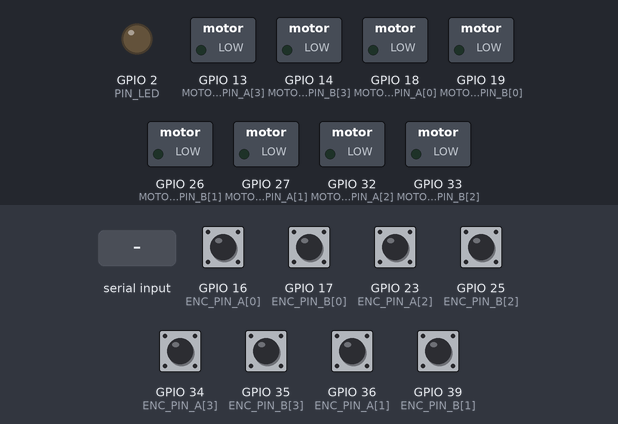
This sketch was run on a simulated ESP32. On the bench: switched loads named in the sketch (green lamp = pin HIGH), output pins drawn as LEDs (lit = HIGH). Dashed ring = blinking. The inputs (shaded band) are chosen by the test bench; at power-on: GPIO 16 (ENC_PIN_A[0]), GPIO 17 (ENC_PIN_B[0]), GPIO 23 (ENC_PIN_A[2]), GPIO 25 (ENC_PIN_B[2]), GPIO 34 (ENC_PIN_A[3]), GPIO 35 (ENC_PIN_B[3]), GPIO 36 (ENC_PIN_A[1]), GPIO 39 (ENC_PIN_B[1]) HIGH. What the sketch prints to the serial monitor is not drawn.

Above: at 1.2 s.
1.3 s: "a\n" received over Serial
At 1.7 s:
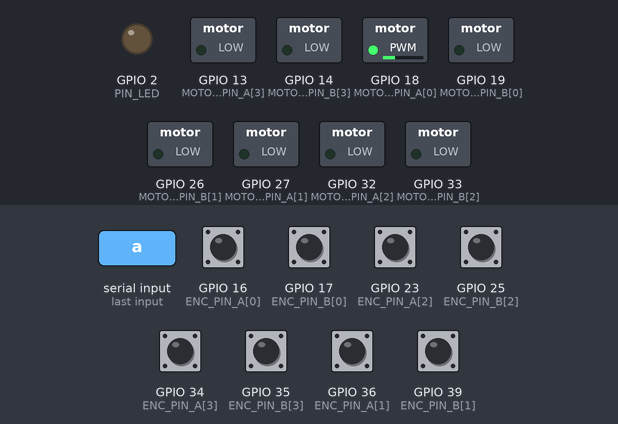
4.3 s: "f90\n" received over Serial
At 5.25 s:
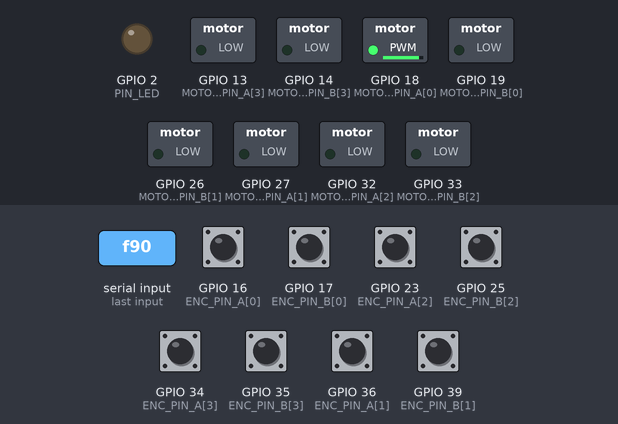
7.3 s: "r90\n" received over Serial
At 7.9 s:
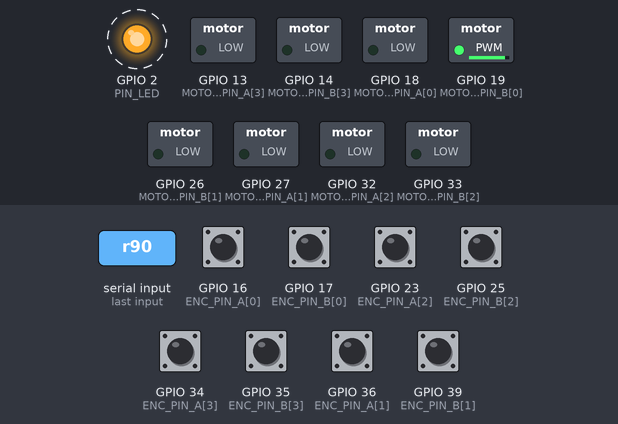
10.3 s: "b90\n" received over Serial
At 10.75 s:
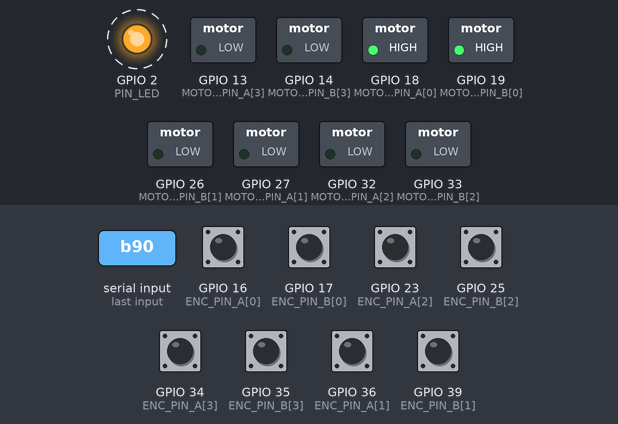
Timing chart, 0 to 14.3 s (numbered marks = the images above; inputs shaded):
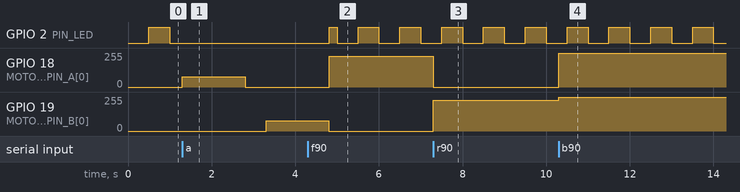

The sketch:

DCmotor_test.ino
```cpp
/*
 * クローラーユニット DCモーター単体テスト
 * ESP32-WROOM-32E / Arduino
 * ドライバ: TB67H450FNG
 *
 * シリアルコマンド (115200bps, 改行コードあり):
 *   s <id>        : テスト対象のモーターを選択 (0:左前 1:右前 2:左後ろ 3:右後ろ)
 *   f <duty>      : 正転 (duty 0-100 [%])
 *   r <duty>      : 逆転
 *   b             : ブレーキ
 *   x             : ストップ (ハイインピーダンス)
 *   e             : エンコーダ値表示
 *   z             : エンコーダ値リセット
 *   a             : 自動テスト (正転→停止→逆転→停止)
 *   h             : ヘルプ
 */

#include <Arduino.h>

// ===== モーター識別 =====
enum MotorId { FL = 0, FR = 1, RL = 2, RR = 3, MOTOR_NUM = 4 };
const char* MOTOR_NAME[MOTOR_NUM] = {"左前(FL)", "右前(FR)", "左後(RL)", "右後(RR)"};

// ===== ピン定義 =====
// モタドラ入力 {A, B}
const int MOTOR_PIN_A[MOTOR_NUM] = {18, 27, 32, 13};
const int MOTOR_PIN_B[MOTOR_NUM] = {19, 26, 33, 14};

// エンコーダ {A, B}
const int ENC_PIN_A[MOTOR_NUM] = {16, 36, 23, 34};
const int ENC_PIN_B[MOTOR_NUM] = {17, 39, 25, 35};

const int PIN_LED = 2;

// ===== PWM設定 =====
const int PWM_FREQ = 20000;   // 20kHz
const int PWM_RES  = 10;      // 10bit (0-1023)
const int PWM_MAX  = (1 << PWM_RES) - 1;

// ===== エンコーダ =====
volatile long encCount[MOTOR_NUM] = {0, 0, 0, 0};
volatile uint8_t encPrev[MOTOR_NUM] = {0, 0, 0, 0};

// 4逓倍デコード用テーブル (prev<<2 | curr)
const int8_t ENC_TABLE[16] = {
   0, +1, -1,  0,
  -1,  0,  0, +1,
  +1,  0,  0, -1,
   0, -1, +1,  0
};

template <int N>
void IRAM_ATTR encISR() {
  uint8_t a = digitalRead(ENC_PIN_A[N]);
  uint8_t b = digitalRead(ENC_PIN_B[N]);
  uint8_t curr = (a << 1) | b;
  encCount[N] += ENC_TABLE[(encPrev[N] << 2) | curr];
  encPrev[N] = curr;
}

// ===== モーター制御 =====
int currentMotor = FL;

void motorSetup() {
  for (int i = 0; i < MOTOR_NUM; i++) {
    // ESP32 Arduino core 3.x 系: ledcAttach(pin, freq, resolution)
    ledcAttach(MOTOR_PIN_A[i], PWM_FREQ, PWM_RES);
    ledcAttach(MOTOR_PIN_B[i], PWM_FREQ, PWM_RES);
    ledcWrite(MOTOR_PIN_A[i], 0);
    ledcWrite(MOTOR_PIN_B[i], 0);
  }
}

// duty: 0-100 [%]
void motorForward(int id, int duty) {
  duty = constrain(duty, 0, 100);
  ledcWrite(MOTOR_PIN_A[id], duty * PWM_MAX / 100);
  ledcWrite(MOTOR_PIN_B[id], 0);
}

void motorReverse(int id, int duty) {
  duty = constrain(duty, 0, 100);
  ledcWrite(MOTOR_PIN_A[id], 0);
  ledcWrite(MOTOR_PIN_B[id], duty * PWM_MAX / 100);
}

void motorBrake(int id) {
  ledcWrite(MOTOR_PIN_A[id], PWM_MAX);
  ledcWrite(MOTOR_PIN_B[id], PWM_MAX);
}

void motorStop(int id) {
  ledcWrite(MOTOR_PIN_A[id], 0);
  ledcWrite(MOTOR_PIN_B[id], 0);
}

void allMotorStop() {
  for (int i = 0; i < MOTOR_NUM; i++) motorStop(i);
}

// ===== エンコーダ初期化 =====
void encoderSetup() {
  for (int i = 0; i < MOTOR_NUM; i++) {
    // 34,35,36,39 は入力専用で内蔵プルアップ不可 → 外付けプルアップ前提
    if (ENC_PIN_A[i] >= 34) {
      pinMode(ENC_PIN_A[i], INPUT);
      pinMode(ENC_PIN_B[i], INPUT);
    } else {
      pinMode(ENC_PIN_A[i], INPUT_PULLUP);
      pinMode(ENC_PIN_B[i], INPUT_PULLUP);
    }
    encPrev[i] = (digitalRead(ENC_PIN_A[i]) << 1) | digitalRead(ENC_PIN_B[i]);
  }

  attachInterrupt(ENC_PIN_A[FL], encISR<FL>, CHANGE);
  attachInterrupt(ENC_PIN_B[FL], encISR<FL>, CHANGE);
  attachInterrupt(ENC_PIN_A[FR], encISR<FR>, CHANGE);
  attachInterrupt(ENC_PIN_B[FR], encISR<FR>, CHANGE);
  attachInterrupt(ENC_PIN_A[RL], encISR<RL>, CHANGE);
  attachInterrupt(ENC_PIN_B[RL], encISR<RL>, CHANGE);
  attachInterrupt(ENC_PIN_A[RR], encISR<RR>, CHANGE);
  attachInterrupt(ENC_PIN_B[RR], encISR<RR>, CHANGE);
}

long getEnc(int id) {
  noInterrupts();
  long v = encCount[id];
  interrupts();
  return v;
}

void resetEnc() {
  noInterrupts();
  for (int i = 0; i < MOTOR_NUM; i++) encCount[i] = 0;
  interrupts();
}

void printEnc() {
  Serial.print("Enc [");
  for (int i = 0; i < MOTOR_NUM; i++) {
    Serial.print(MOTOR_NAME[i]);
    Serial.print("=");
    Serial.print(getEnc(i));
    if (i < MOTOR_NUM - 1) Serial.print(", ");
  }
  Serial.println("]");
}

// ===== 自動テスト =====
void runAutoTest(int id) {
  Serial.printf("--- 自動テスト開始: %s ---\n", MOTOR_NAME[id]);
  resetEnc();

  Serial.println("正転 30%");
  motorForward(id, 30);
  delay(1500);
  long fwd = getEnc(id);
  Serial.printf("  正転後カウント: %ld\n", fwd);

  motorStop(id);
  delay(500);

  resetEnc();
  Serial.println("逆転 30%");
  motorReverse(id, 30);
  delay(1500);
  long rev = getEnc(id);
  Serial.printf("  逆転後カウント: %ld\n", rev);

  motorStop(id);

  // 判定
  Serial.println("--- 結果 ---");
  if (fwd == 0 && rev == 0) {
    Serial.println("NG: エンコーダが反応していません (配線/プルアップ/電源を確認)");
  } else if (fwd > 0 && rev < 0) {
    Serial.println("OK: 正転で+、逆転で-");
  } else if (fwd < 0 && rev > 0) {
    Serial.println("注意: 極性が逆です (エンコーダA/B入れ替え or ソフトで符号反転)");
  } else {
    Serial.println("要確認: 方向とカウントの符号が一致しません");
  }
}

// ===== コマンド処理 =====
void printHelp() {
  Serial.println("=== コマンド一覧 ===");
  Serial.println("s <id> : モーター選択 (0:FL 1:FR 2:RL 3:RR)");
  Serial.println("f <duty>: 正転 (0-100)");
  Serial.println("r <duty>: 逆転 (0-100)");
  Serial.println("b : ブレーキ / x : ストップ");
  Serial.println("e : エンコーダ表示 / z : リセット");
  Serial.println("a : 自動テスト / h : ヘルプ");
}

void handleCommand(String line) {
  line.trim();
  if (line.length() == 0) return;

  char cmd = line.charAt(0);
  int arg = (line.length() > 1) ? line.substring(1).toInt() : 0;

  switch (cmd) {
    case 's':
      if (arg >= 0 && arg < MOTOR_NUM) {
        allMotorStop();
        currentMotor = arg;
        Serial.printf("選択: %s\n", MOTOR_NAME[currentMotor]);
      } else {
        Serial.println("idは0-3");
      }
      break;
    case 'f':
      motorForward(currentMotor, arg);
      Serial.printf("%s 正転 %d%%\n", MOTOR_NAME[currentMotor], arg);
      break;
    case 'r':
      motorReverse(currentMotor, arg);
      Serial.printf("%s 逆転 %d%%\n", MOTOR_NAME[currentMotor], arg);
      break;
    case 'b':
      motorBrake(currentMotor);
      Serial.println("ブレーキ");
      break;
    case 'x':
      motorStop(currentMotor);
      Serial.println("ストップ");
      break;
    case 'e':
      printEnc();
      break;
    case 'z':
      resetEnc();
      Serial.println("エンコーダリセット");
      break;
    case 'a':
      runAutoTest(currentMotor);
      break;
    case 'h':
      printHelp();
      break;
    default:
      Serial.println("不明なコマンド (hでヘルプ)");
      break;
  }
}

// ===== setup / loop =====
void setup() {
  Serial.begin(115200);
  pinMode(PIN_LED, OUTPUT);

  motorSetup();
  encoderSetup();

  Serial.println("\nクローラーモーター単体テスト 起動");
  printHelp();
  Serial.printf("選択中: %s\n", MOTOR_NAME[currentMotor]);
}

void loop() {
  static String buf = "";
  while (Serial.available()) {
    char c = Serial.read();
    if (c == '\n' || c == '\r') {
      handleCommand(buf);
      buf = "";
    } else {
      buf += c;
    }
  }

  // 生存確認LED (1秒周期)
  digitalWrite(PIN_LED, (millis() / 500) % 2);
}
```

Measured:
- after the input at 1.3 s, GPIO 2 (PIN_LED): stops changing and stays LOW; GPIO 18 (MOTOR_PIN_A[0]): 0/255 → 76/255 at once, → 0/255 1.5 s later; GPIO 19 (MOTOR_PIN_B[0]): 0/255 → 76/255 after 2.0 s
- after the input at 4.3 s, GPIO 18 (MOTOR_PIN_A[0]): 0/255 → 229/255 after 0.51 s
- after the input at 7.3 s, GPIO 18 (MOTOR_PIN_A[0]): 229/255 → 0/255 at once; GPIO 19 (MOTOR_PIN_B[0]): 0/255 → 229/255 at once
- after the input at 10.3 s, GPIO 18 (MOTOR_PIN_A[0]): 0/255 → 255/255 at once; GPIO 19 (MOTOR_PIN_B[0]): 229/255 → 255/255 at once
